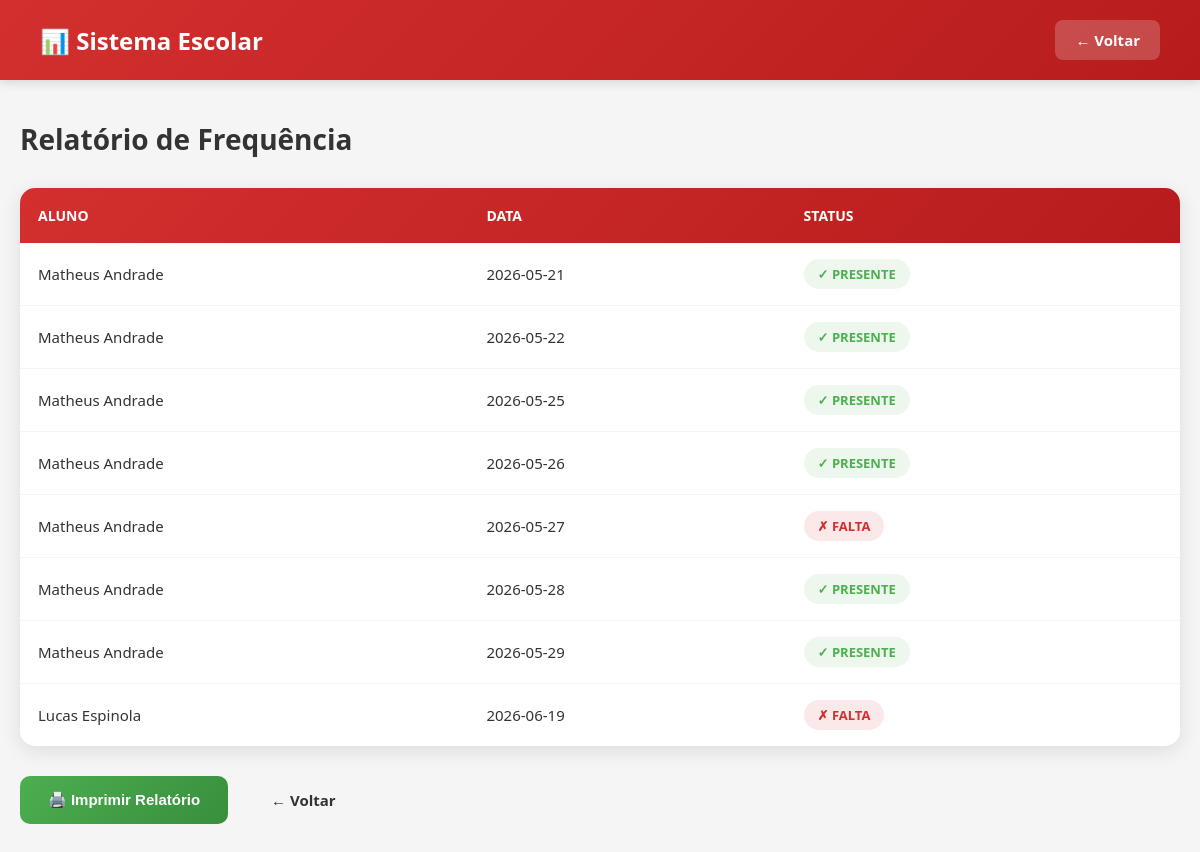
Screenshot of /relatorio_frequencia (signed in) with the database file from the repository.
### tables this page shows
CREATE TABLE frequencia(
    id INTEGER PRIMARY KEY AUTOINCREMENT,
    aluno_id INTEGER NOT NULL,
    data TEXT NOT NULL,
    status TEXT NOT NULL
);

CREATE TABLE alunos(
    id INTEGER PRIMARY KEY AUTOINCREMENT,
    nome TEXT NOT NULL,
    matricula TEXT UNIQUE NOT NULL,
    nascimento TEXT NOT NULL,
    turma TEXT
);

### app.py (the view)
@app.route("/relatorio_frequencia")
def relatorio_frequencia():
    if "usuario" not in session:
        return redirect("/")
    conn = sqlite3.connect("banco.db")
    cursor = conn.cursor()
    cursor.execute("""
    SELECT frequencia.*, alunos.nome
    FROM frequencia

    JOIN alunos
    ON frequencia.aluno_id = alunos.id
    """)
    frequencia = cursor.fetchall()
    conn.close()
    return render_template(
        "relatorio_frequencia.html",
        frequencia=frequencia
    )

### templates/relatorio_frequencia.html (shortened to what this page needs)
<!DOCTYPE html>
<html lang="pt-br">
<head>
    <link rel="stylesheet" href="{{ url_for('static', filename='css/relatorio_frequencia.css') }}">
</head>
<body>
    <header class="header">
        <h1>📊 Sistema Escolar</h1>
        <a href="/dashboard" class="btn-voltar">← Voltar</a>
    </header>
    <div class="container">
        <div class="page-header">
            <h2>Relatório de Frequência</h2>
        </div>
        <div class="table-container">
            <table class="data-table">
                <thead>
                    <tr>
                        <th>Aluno</th>
                        <th>Data</th>
                        <th>Status</th>
                    </tr>
                </thead>
                <tbody>
                    {% for f in frequencia %}
                    <tr>
                        <td>{{ f[4] }}</td>
                        <td>{{ f[2] }}</td>
                        <td>
                            {% if f[3] == 'Presente' %}
                            <span class="status-badge presente">✓ Presente</span>
                            {% else %}
                            <span class="status-badge falta">✗ Falta</span>
                            {% endif %}
                        </td>
                    </tr>
                    {% endfor %}
                </tbody>
            </table>
        </div>
        <div class="button-group">
            <button onclick="window.print()" class="btn-imprimir">
                🖨️ Imprimir Relatório
            </button>
            <a href="/dashboard" class="btn-voltar">
                ← Voltar
            </a>
        </div>
    </div>
</body>
</html>

### static/css/relatorio_frequencia.css (style rules this page uses)
* { margin: 0; padding: 0; box-sizing: border-box; }
:root { --vermelho: #d32f2f; --vermelho-escuro: #b71c1c; --vermelho-claro: #ff5252; --verde: #4caf50; --cinza-escuro: #333333; --cinza-medio: #666666; --cinza-claro: #f5f5f5; --branco: #ffffff; --sombra: rgba(0, 0, 0, 0.1); --sombra-forte: rgba(0, 0, 0, 0.15); }
body { font-family: 'Segoe UI', Tahoma, Geneva, Verdana, sans-serif; background-color: var(--cinza-claro); min-height: 100vh; }
.header { background: linear-gradient(135deg, var(--vermelho) 0%, var(--vermelho-escuro) 100%); color: var(--branco); padding: 20px 40px; display: flex; justify-content: space-between; align-items: center; box-shadow: 0 2px 10px var(--sombra-forte); }
.header h1 { font-size: 24px; font-weight: 600; }
.header .btn-voltar { background: rgba(255, 255, 255, 0.2); color: var(--branco); padding: 10px 20px; border-radius: 8px; text-decoration: none; font-weight: 600; transition: all 0.3s ease; }
.container { max-width: 1200px; margin: 0 auto; padding: 40px 20px; }
.page-header { margin-bottom: 30px; }
.page-header h2 { color: var(--cinza-escuro); font-size: 28px; font-weight: 600; }
.table-container { background: var(--branco); border-radius: 15px; box-shadow: 0 5px 20px var(--sombra); overflow: hidden; margin-bottom: 30px; }
.data-table { width: 100%; border-collapse: collapse; }
.data-table thead { background: linear-gradient(135deg, var(--vermelho) 0%, var(--vermelho-escuro) 100%); }
.data-table th { color: var(--branco); padding: 18px; text-align: left; font-size: 14px; font-weight: 600; text-transform: uppercase; }
.data-table td { padding: 16px 18px; color: var(--cinza-escuro); font-size: 15px; border-bottom: 1px solid var(--cinza-claro); }
.data-table tbody tr { transition: all 0.3s ease; }
.data-table tbody tr:last-child td { border-bottom: none; }
.status-badge { display: inline-block; padding: 6px 14px; border-radius: 20px; font-size: 13px; font-weight: 600; text-transform: uppercase; }
.status-badge.presente { background: rgba(76, 175, 80, 0.1); color: var(--verde); }
.status-badge.falta { background: rgba(211, 47, 47, 0.1); color: var(--vermelho); }
.button-group { display: flex; gap: 15px; flex-wrap: wrap; }
.btn-imprimir { padding: 14px 28px; background: linear-gradient(135deg, var(--verde) 0%, #388e3c 100%); color: var(--branco); border: none; border-radius: 10px; font-size: 15px; font-weight: 600; cursor: pointer; transition: all 0.3s ease; display: inline-flex; align-items: center; gap: 10px; }
.btn-voltar { padding: 14px 28px; background: var(--cinza-claro); color: var(--cinza-escuro); border-radius: 10px; text-decoration: none; font-weight: 600; font-size: 15px; transition: all 0.3s ease; display: inline-flex; align-items: center; gap: 8px; }

### rows the page displays
frequencia: nome "Matheus Andrade", data "2026-05-21", status "✓ PRESENTE"
frequencia: nome "Matheus Andrade", data "2026-05-22", status "✓ PRESENTE"
frequencia: nome "Matheus Andrade", data "2026-05-25", status "✓ PRESENTE"
frequencia: nome "Matheus Andrade", data "2026-05-26", status "✓ PRESENTE"
frequencia: nome "Matheus Andrade", data "2026-05-27", status "✗ FALTA"
frequencia: nome "Matheus Andrade", data "2026-05-28", status "✓ PRESENTE"
frequencia: nome "Matheus Andrade", data "2026-05-29", status "✓ PRESENTE"
frequencia: nome "Lucas Espinola", data "2026-06-19", status "✗ FALTA"
